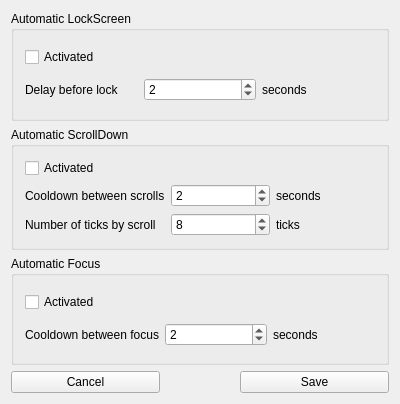
<?xml version="1.0" encoding="UTF-8"?>
<ui version="4.0">
 <class>Configurator</class>
 <widget class="QMainWindow" name="Configurator">
  <property name="geometry">
   <rect>
    <x>0</x>
    <y>0</y>
    <width>400</width>
    <height>404</height>
   </rect>
  </property>
  <property name="windowTitle">
   <string>EyeBrowse - Configurator</string>
  </property>
  <widget class="QWidget" name="centralWidget">
   <layout class="QVBoxLayout" name="verticalLayout">
    <item>
     <widget class="QGroupBox" name="groupBox">
      <property name="title">
       <string>Automatic LockScreen</string>
      </property>
      <layout class="QGridLayout" name="gridLayout_2">
       <item row="1" column="0">
        <widget class="QLabel" name="label">
         <property name="text">
          <string>Delay before lock</string>
         </property>
        </widget>
       </item>
       <item row="1" column="2">
        <widget class="QSpinBox" name="updDelayLock">
         <property name="value">
          <number>2</number>
         </property>
        </widget>
       </item>
       <item row="1" column="3">
        <widget class="QLabel" name="label_2">
         <property name="text">
          <string>seconds</string>
         </property>
        </widget>
       </item>
       <item row="0" column="0">
        <widget class="QCheckBox" name="ckbLockScreen">
         <property name="text">
          <string>Activated</string>
         </property>
        </widget>
       </item>
      </layout>
     </widget>
    </item>
    <item>
     <widget class="QGroupBox" name="groupBox_2">
      <property name="title">
       <string>Automatic ScrollDown</string>
      </property>
      <layout class="QGridLayout" name="gridLayout">
       <item row="4" column="0">
        <widget class="QLabel" name="label_5">
         <property name="text">
          <string>Number of ticks by scroll</string>
         </property>
        </widget>
       </item>
       <item row="3" column="0">
        <widget class="QLabel" name="label_3">
         <property name="text">
          <string>Cooldown between scrolls</string>
         </property>
        </widget>
       </item>
       <item row="1" column="0">
        <widget class="QCheckBox" name="ckbScrollDown">
         <property name="text">
          <string>Activated</string>
         </property>
        </widget>
       </item>
       <item row="3" column="2">
        <widget class="QLabel" name="label_4">
         <property name="text">
          <string>seconds</string>
         </property>
        </widget>
       </item>
       <item row="3" column="1">
        <widget class="QSpinBox" name="updScrollDownDelay">
         <property name="value">
          <number>2</number>
         </property>
        </widget>
       </item>
       <item row="4" column="2">
        <widget class="QLabel" name="label_6">
         <property name="text">
          <string>ticks</string>
         </property>
        </widget>
       </item>
       <item row="4" column="1">
        <widget class="QSpinBox" name="updScrollTicks">
         <property name="value">
          <number>8</number>
         </property>
        </widget>
       </item>
      </layout>
     </widget>
    </item>
    <item>
     <widget class="QGroupBox" name="groupBox_3">
      <property name="title">
       <string>Automatic Focus</string>
      </property>
      <layout class="QGridLayout" name="gridLayout_3">
       <item row="0" column="0">
        <widget class="QCheckBox" name="ckbFocus">
         <property name="text">
          <string>Activated</string>
         </property>
        </widget>
       </item>
       <item row="1" column="0">
        <widget class="QLabel" name="label_7">
         <property name="text">
          <string>Cooldown between focus</string>
         </property>
        </widget>
       </item>
       <item row="1" column="1">
        <widget class="QSpinBox" name="updFocusDelay">
         <property name="value">
          <number>2</number>
         </property>
        </widget>
       </item>
       <item row="1" column="2">
        <widget class="QLabel" name="label_8">
         <property name="text">
          <string>seconds</string>
         </property>
        </widget>
       </item>
      </layout>
     </widget>
    </item>
    <item>
     <layout class="QHBoxLayout" name="horizontalLayout">
      <property name="spacing">
       <number>80</number>
      </property>
      <property name="leftMargin">
       <number>0</number>
      </property>
      <property name="rightMargin">
       <number>0</number>
      </property>
      <item>
       <widget class="QPushButton" name="btnCancel">
        <property name="text">
         <string>Cancel</string>
        </property>
       </widget>
      </item>
      <item>
       <widget class="QPushButton" name="btnSave">
        <property name="text">
         <string>Save</string>
        </property>
       </widget>
      </item>
     </layout>
    </item>
   </layout>
  </widget>
 </widget>
 <layoutdefault spacing="6" margin="11"/>
 <resources/>
 <connections>
  <connection>
   <sender>btnCancel</sender>
   <signal>clicked()</signal>
   <receiver>Configurator</receiver>
   <slot>close()</slot>
   <hints>
    <hint type="sourcelabel">
     <x>84</x>
     <y>272</y>
    </hint>
    <hint type="destinationlabel">
     <x>199</x>
     <y>158</y>
    </hint>
   </hints>
  </connection>
  <connection>
   <sender>btnSave</sender>
   <signal>clicked()</signal>
   <receiver>Configurator</receiver>
   <slot>s_save()</slot>
   <hints>
    <hint type="sourcelabel">
     <x>314</x>
     <y>272</y>
    </hint>
    <hint type="destinationlabel">
     <x>199</x>
     <y>158</y>
    </hint>
   </hints>
  </connection>
 </connections>
 <slots>
  <slot>s_save()</slot>
 </slots>
</ui>
